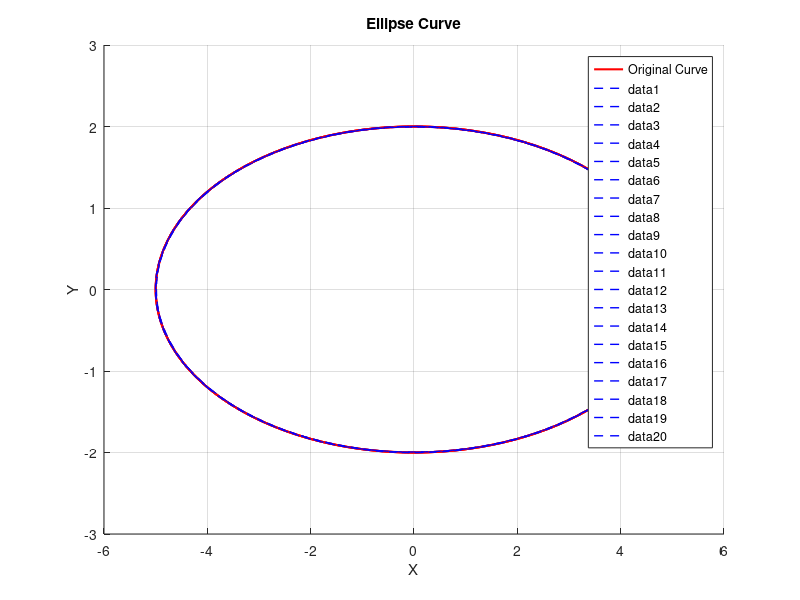
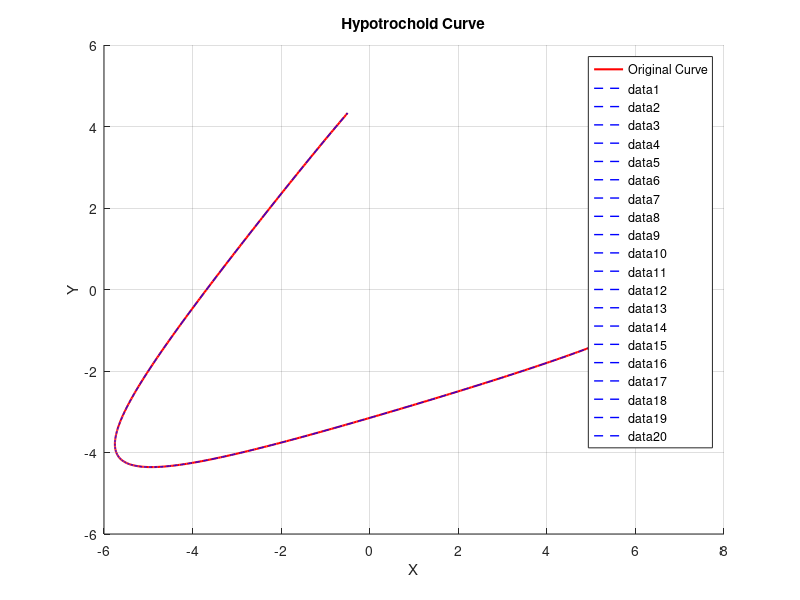
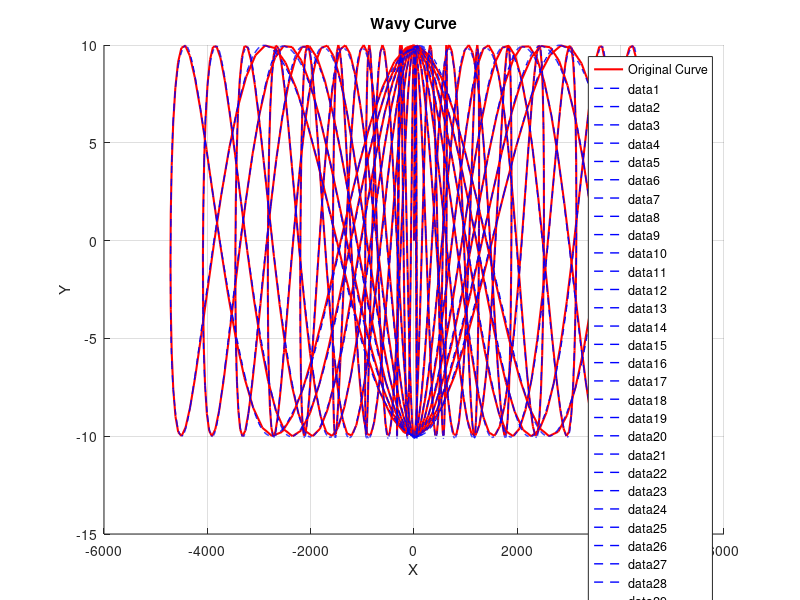
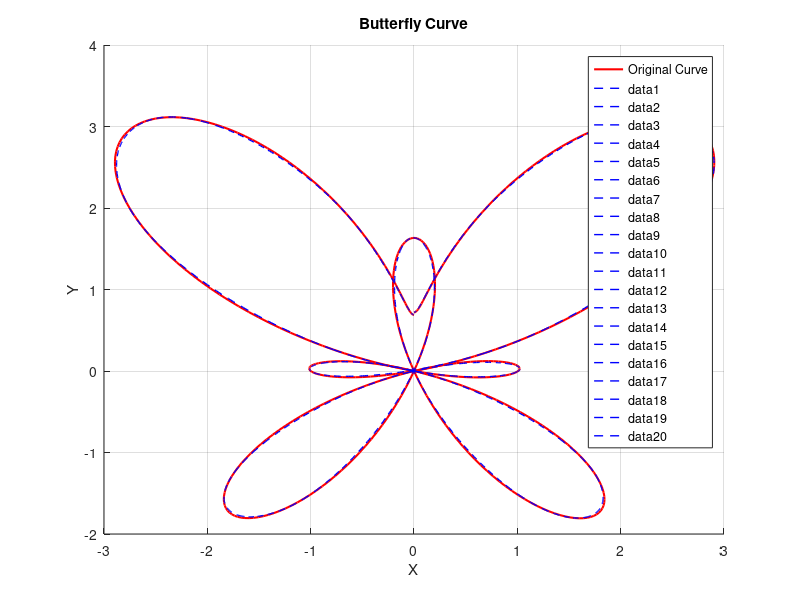

Reproduce these figures in MATLAB, in order.
function test_cubic_bezier()
    % Define parametric curves and their ranges
    t = linspace(0, 2*pi, 500); % Parameter for curves

    % Ellipse Curve
    ellipse_x = 5 * cos(3*t);
    ellipse_y = 2 * sin(3*t);
    plot_bezier_interpolation(t, ellipse_x, ellipse_y, 'Ellipse Curve', 20);

    % Hypotrochoid Curve
    hypotrochoid_x = 2 * cos(t) + 5 * cos(2*t/3);
    hypotrochoid_y = 2 * sin(t) - 5 * sin(2*t/3);
    plot_bezier_interpolation(t, hypotrochoid_x, hypotrochoid_y, 'Hypotrochoid Curve', 20);

    % Wavy Curve
    t_wavy = linspace(0, 80*pi, 1000);
    wavy_x = 20 * t_wavy .* cos(0.2 * t_wavy);
    wavy_y = 10 * sin(t_wavy);
    plot_bezier_interpolation(t_wavy, wavy_x, wavy_y, 'Wavy Curve',200);

    % Butterfly Curve
    butterfly_x = sin(t) .* (exp(cos(t)) - 2 * cos(4*t) - sin(t/12).^5);
    butterfly_y = cos(t) .* (exp(cos(t)) - 2 * cos(4*t) - sin(t/12).^5);
    plot_bezier_interpolation(t, butterfly_x, butterfly_y, 'Butterfly Curve', 20);

    % Rose Curve
    a = 1; k = 7; % Example parameters
    theta = linspace(0, 2*pi, 500);
    rose_x = a * cos(k*theta) .* cos(theta);
    rose_y = a * cos(k*theta) .* sin(theta);
    plot_bezier_interpolation(theta, rose_x, rose_y, 'Rose Curve', 30); % Increased segments to 16
end

function plot_bezier_interpolation(t, x, y, curve_name, n_segments)
    % Plot the original curve
    figure; hold on;
    plot(x, y, 'r-', 'LineWidth', 1.5, 'DisplayName', 'Original Curve');
    
    % Compute derivatives for control point adjustment
    dx = diff(x)./diff(t); % Approximate x-derivative
    dy = diff(y)./diff(t); % Approximate y-derivative
    dx = [dx, dx(end)]; % Extend derivative for the last point
    dy = [dy, dy(end)]; % Extend derivative for the last point
    
    % Subdivide the curve into segments for Bézier interpolation
    segment_length = floor(length(t) / n_segments);
    for i = 1:n_segments
        % Determine start and end indices for the segment
        start_idx = (i-1)*segment_length + 1;
        end_idx = min(i*segment_length + 1, length(t));
        
        % Define control points
        p1 = [x(start_idx), y(start_idx)];
        p4 = [x(end_idx), y(end_idx)];
        
        % Use derivatives to calculate intermediate control points
        dt = t(end_idx) - t(start_idx);
        p2 = [x(start_idx) + dx(start_idx) * dt / 3, ...
              y(start_idx) + dy(start_idx) * dt / 3];
        p3 = [x(end_idx) - dx(end_idx) * dt / 3, ...
              y(end_idx) - dy(end_idx) * dt / 3];
        
        % Compute Bézier curve for this segment
        [Bx, By] = cubic_Bezier_curve(p1, p2, p3, p4);
        plot(Bx, By, 'b--', 'LineWidth', 1.0);
        
        % Visualize control points (optional)
        % plot([p1(1), p2(1), p3(1), p4(1)], [p1(2), p2(2), p3(2), p4(2)], 'ko-', 'LineWidth', 1.0);
    end
    
    % Plot settings
    title(curve_name);
    xlabel('X'); ylabel('Y');
    legend('show');
    grid on;
end

function [Bx, By] = cubic_Bezier_curve(p1, p2, p3, p4)
    % Cubic Bézier curve implementation
    t = linspace(0, 1, 100); % Higher resolution for Bézier curve
    x = 1; y = 2; % Coordinate indices
    Bx = ((1-t).^3).*p1(x) + 3*((1-t).^2).*t.*p2(x) + 3*(1-t).*(t.^2).*p3(x) + t.^3.*p4(x);
    By = ((1-t).^3).*p1(y) + 3*((1-t).^2).*t.*p2(y) + 3*(1-t).*(t.^2).*p3(y) + t.^3.*p4(y);
end
